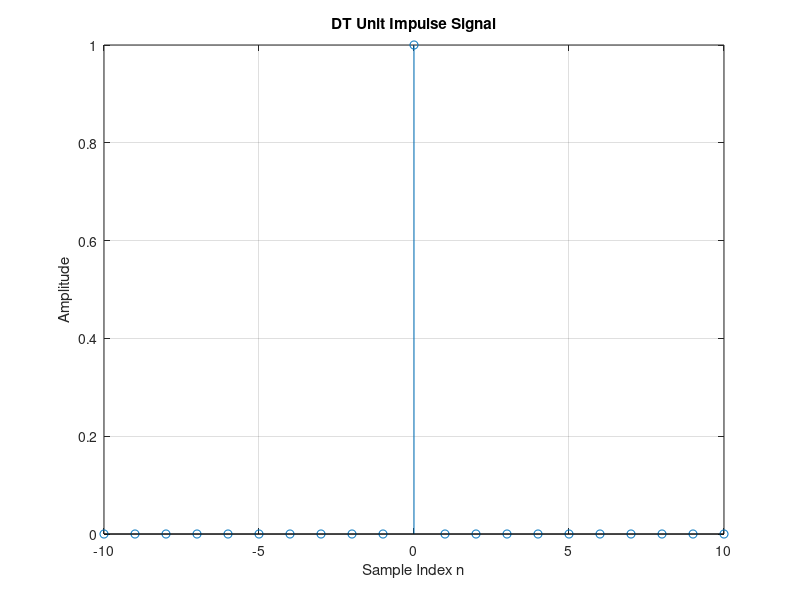

This figure's MATLAB source:
%% DT Unit Impulse Signal

clear; clc;
close all;

n = -10:10;

signal = double(n == 0);

stem(n,signal);

xlabel('Sample Index n');
ylabel('Amplitude');
title('DT Unit Impulse Signal');

grid on;
